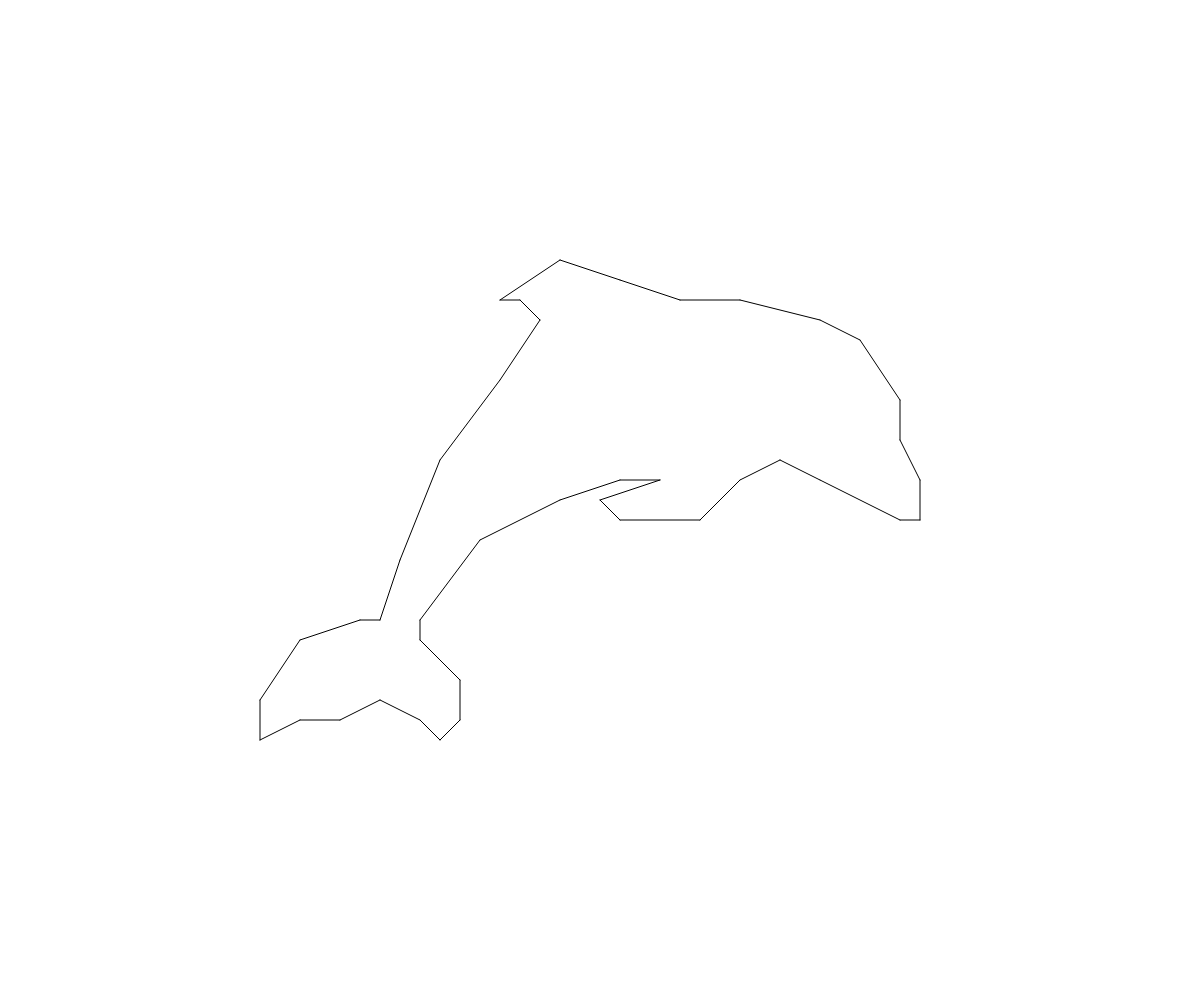
Frame 1 (no input)
Frame 60 (no input): identical to frame 1, image omitted
Frame 120 (the mouse pressed at the canvas centre since frame 60): identical to frame 1, image omitted

The p5.js sketch that drew this single still picture (run headless with seeded random() and noise() and a simulated clock; from frame 60 on, the mouse is pressed at the canvas centre):

// p5.js sketch
// ── sketch.js
let points =[[1, 11], [4, 10], [7, 10],[11,9],[13,8],[15,5],[15,3],[16,1],[16,-1],[15,-1],[11,1],[9,2],[7,1],[5,-1],[1,-1],[0,0],[3,1],[1,1],[-2,0],[-6,-2],[-9,-6],[-9,-7],[-7,-9],[-7,-11],[-8,-12],[-9,-11],[-11,-10],[-13,-11],[-15,-11],[-17,-12],[-17,-10],[-15,-7],[-12,-6],[-11,-6],[-10,-3],[-8,2],[-5,6],[-3,9],[-4,10],[-5,10],[-2,12]];  

function setup() {  
  createCanvas(windowWidth, windowHeight);  
  for (let i = 0; i < points.length; i++) {
    for (let j = 0; j < points[i].length; j++) {
      points[i][j] = points[i][j] * 20;  
    }
  }
}

function draw() {  
  background(255); 
  translate(width/2, height/2); 
  scale(1, -1); 
  for (let i = 0; i < points.length-1; i++) {
    line(points[i][0], points[i][1], points[i+1][0], points[i+1][1]);
  }
  line(points[points.length-1][0], points[points.length-1][1], points[0][0], points[0][1]);  
}
